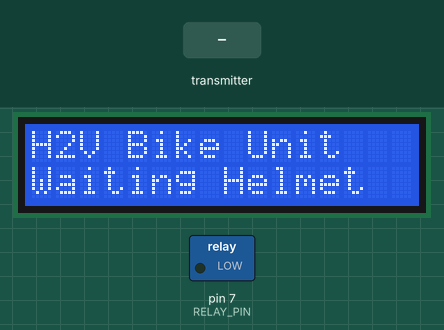
The sketch below on a simulated Arduino Uno, built with avr-gcc and run on an emulated ATmega328P. Parts: 16×2 character LCD, switched loads named in the sketch (green lamp = pin HIGH). The test bench sets the inputs (shaded band). No radio packets arrive unless stated; what the sketch prints to the serial monitor is not drawn.

Above: at 0.2 s.
At 1.2 s:
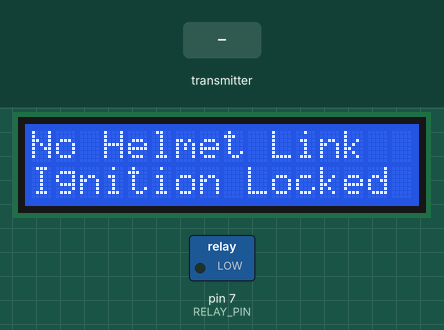
1.3 s: the transmitter starts sending helmetWorn = 0
At 2.7 s:
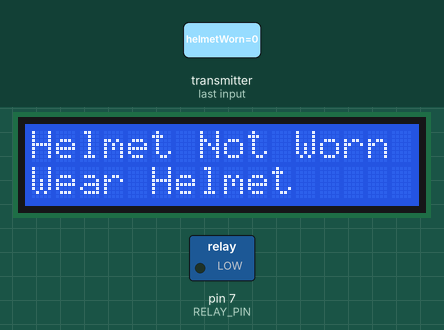
Timing chart, 0 to 4.3 s (numbered marks = the images above; inputs shaded):
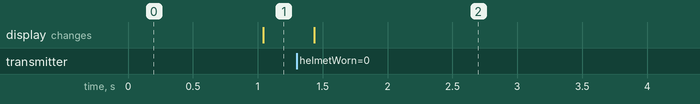

The sketch:

bike.ino
```cpp
// =======================================
// Bike Side - Receiver Code
// Smart Safety Helmet with H2V
// =======================================

#include <SPI.h>
#include <nRF24L01.h>
#include <RF24.h>
#include <Wire.h>
#include <LiquidCrystal_I2C.h>

// ------------------------
// Pin Mapping (Bike Side)
// ------------------------
const int CE_PIN    = 9;     // nRF24L01 CE
const int CSN_PIN   = 10;    // nRF24L01 CSN
const int RELAY_PIN = 7;     // Relay control pin (ignition)

// ------------------------
// nRF24L01 Radio
// ------------------------
RF24 radio(CE_PIN, CSN_PIN);
const byte RADIO_ADDRESS[6] = "H2V01";

// ------------------------
// LCD (I2C)
// ------------------------
// Change 0x27 to 0x3F if LCD does not display
LiquidCrystal_I2C lcd(0x27, 16, 2);

// ------------------------
// Data Packet (must match helmet side)
// ------------------------
struct HelmetStatus {
  uint8_t helmetWorn;        // 1 = helmet worn, 0 = not worn
  uint8_t accidentDetected;  // 1 = accident, 0 = normal
  uint16_t alcoholRaw;       // raw MQ-3 value (0–1023)
};

HelmetStatus status;

// ------------------------
// Alcohol Calculation
// ------------------------
// Approximate calibration constants for MQ-3
// Use Serial Monitor to tune for your sensor.
const int MQ3_BASELINE = 200;    // Clean air analog value (approx)
const int MQ3_MAX      = 800;    // Strong alcohol reading (approx)

// Legal BAC limit (India / TN) ~ 0.03%
// We'll compare estimated BAC against this.
const float BAC_LEGAL_LIMIT = 0.03f;   // 0.03%

// If no packets received for this duration -> assume link lost
const unsigned long LINK_TIMEOUT_MS = 1000;
unsigned long lastPacketTime = 0;

// =======================================
// Helper: Estimate BAC from raw MQ-3 value
// =======================================
float estimateBAC(uint16_t alcoholRaw) {
  // Constrain sensor reading to expected range
  int val = constrain((int)alcoholRaw, MQ3_BASELINE, MQ3_MAX);

  // Normalize between 0 and 1
  float norm = (float)(val - MQ3_BASELINE) / (float)(MQ3_MAX - MQ3_BASELINE);

  // Map to 0.00%–0.10% (example)
  // You can adjust 0.10f based on experiments.
  float bac = norm * 0.10f;

  if (bac < 0.0f) bac = 0.0f;
  return bac;
}

// =======================================
// Helper: Format BAC for LCD (xx.xx%)
// =======================================
void formatBAC(char *buffer, float bac) {
  // Convert float to "0.02%" style text
  int bacInt = (int)(bac * 10000); // e.g., 0.03 -> 300
  int whole  = bacInt / 100;       // 300 -> 3
  int frac   = bacInt % 100;       // 300 -> 0

  // Format as "0.03%" type string
  sprintf(buffer, "%d.%02d%%", whole, frac);
}

// =======================================
// LCD Helper
// =======================================
void showLCD(const char *line1, const char *line2) {
  lcd.clear();
  lcd.setCursor(0, 0);
  lcd.print(line1);
  lcd.setCursor(0, 1);
  lcd.print(line2);
}

// =======================================
// SETUP
// =======================================
void setup() {
  Serial.begin(9600);

  pinMode(RELAY_PIN, OUTPUT);
  digitalWrite(RELAY_PIN, LOW);   // Engine OFF by default

  // LCD Initialization
  Wire.begin();
  lcd.init();
  lcd.backlight();
  showLCD("H2V Bike Unit", "Waiting Helmet");

  // Radio Initialization
  radio.begin();
  radio.setPALevel(RF24_PA_LOW);
  radio.setDataRate(RF24_1MBPS);
  radio.openReadingPipe(1, RADIO_ADDRESS);
  radio.startListening();

  Serial.println("Bike RX: Ready");
}

// =======================================
// MAIN LOOP
// =======================================
void loop() {
  // Check for incoming packet from helmet
  if (radio.available()) {
    radio.read(&status, sizeof(status));
    lastPacketTime = millis();  // Update last link time

    // --- Decode fields ---
    bool helmetWorn      = (status.helmetWorn == 1);
    bool accidentDetected = (status.accidentDetected == 1);
    uint16_t alcoholRaw   = status.alcoholRaw;

    // Estimate BAC from MQ-3 reading
    float bac = estimateBAC(alcoholRaw);
    bool bacAboveLimit = (bac > BAC_LEGAL_LIMIT);

    // Prepare BAC string for LCD
    char bacStr[10];
    formatBAC(bacStr, bac);

    // Debug to Serial Monitor
    Serial.print("Helmet: "); Serial.print(helmetWorn);
    Serial.print(" | Accident: "); Serial.print(accidentDetected);
    Serial.print(" | MQ3 Raw: "); Serial.print(alcoholRaw);
    Serial.print(" | BAC est: "); Serial.println(bacStr);

    // ----------------------
    // Decision Priority:
    // 1. Accident -> Stop engine
    // 2. Helmet not worn -> Stop engine
    // 3. BAC above legal limit -> Stop engine
    // 4. All safe -> Engine on
    // ----------------------

    if (accidentDetected) {
      // Accident: engine must be stopped immediately
      digitalWrite(RELAY_PIN, LOW);
      showLCD("Accident Detected", "Engine Stopped");
    }
    else if (!helmetWorn) {
      // Helmet not worn: do not allow ignition
      digitalWrite(RELAY_PIN, LOW);
      showLCD("Helmet Not Worn", "Wear Helmet");
    }
    else if (bacAboveLimit) {
      // Alcohol above TN legal limit (0.03%)
      digitalWrite(RELAY_PIN, LOW);

      // First line: show BAC
      // Second line: show warning
      lcd.clear();
      lcd.setCursor(0, 0);
      lcd.print("BAC: ");
      lcd.print(bacStr);         // e.g. "0.04%"
      lcd.setCursor(0, 1);
      lcd.print("Above Limit!"); // TN Reg: 0.03%

    } else {
      // All safe: Helmet worn, no accident, BAC below limit
      digitalWrite(RELAY_PIN, HIGH);

      // Show BAC + engine allowed
      lcd.clear();
      lcd.setCursor(0, 0);
      lcd.print("BAC: ");
      lcd.print(bacStr);         // e.g. "0.01%"

      lcd.setCursor(0, 1);
      lcd.print("All Safe - GO"); // Engine ON permitted
    }
  }

  // ----------------------
  // Link Timeout Handling
  // If no packets from helmet for some time -> assume link lost
  // ----------------------
  if (millis() - lastPacketTime > LINK_TIMEOUT_MS) {
    digitalWrite(RELAY_PIN, LOW);  // Stop engine as fail-safe
    showLCD("No Helmet Link", "Ignition Locked");
  }

  delay(100);
}
```

Measured:
- after the input at 1.3 s, the display: changes after 0.14 s (image 2)
